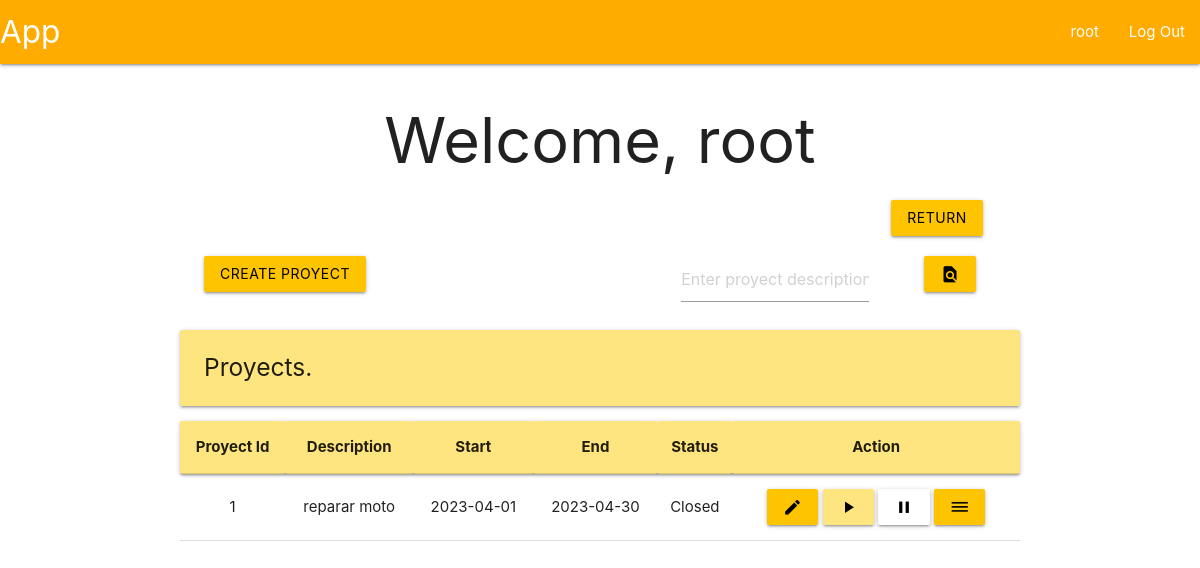
Screenshot of /root/proyects (signed in) with the database file from the repository.
### tables this page shows
CREATE TABLE user (
    id INTEGER PRIMARY KEY AUTOINCREMENT,
    username TEXT UNIQUE NOT NULL,
    firstname TEXT NOT NULL,
    secondname TEXT NOT NULL,
    password TEXT NOT NULL,
    roleId INTEGER,
    proyId INTEGER,
    auth INTEGER,

    FOREIGN KEY (roleId) REFERENCES roles(id),
    FOREIGN KEY (proyId) REFERENCES proyect(id)
);

CREATE TABLE proyect (
    id INTEGER PRIMARY KEY AUTOINCREMENT,
    description TEXT UNIQUE NOT NULL,
    start DATE NOT NULL,
    end DATE NOT NULL,
    statusId INTEGER,

    FOREIGN KEY (statusId) REFERENCES proyectStatus(id)
);

CREATE TABLE proyectStatus (
    id INTEGER PRIMARY KEY AUTOINCREMENT,
    name TEXT NOT NULL
);

### app/proyectView.py (the view, shortened to what this page needs)
@bp.route('/proyects', methods=('POST', 'GET'))
@modifyProyect_required
def proyectView():
    db = get_db()
    flag = False
    if not flag:
        proyects = db.execute(
            """SELECT
                p.id,
                p.description as description,
                p.start as start,
                p.end as end,
                s.name as status
               FROM proyect p
               INNER JOIN proyectStatus s ON p.statusId = s.id"""
        ).fetchall()
    return render_template('proyect/proyectView.html', proyects=proyects)

### app/auth.py (called while the page is built)
@bp.before_app_request
def load_logged_in_user():
    user_id = session.get('user_id')
    if user_id is None:
        g.user = None
    else:
        g.user = get_db().execute(
            "SELECT * FROM user WHERE id = ?",
            (user_id,)
        ).fetchone()

def modifyProyect_required(view):
    @functools.wraps(view)
    def wrapped_view(**kwargs):
        if g.user is None:
            return redirect(url_for('auth.login'))
        elif g.user['roleId'] != 1 and g.user['roleId'] != 3:
            return redirect(url_for('user.profile'))
        return view(**kwargs)
    return wrapped_view

### app/db.py (called while the page is built)
def get_db():
    if 'db' not in g:
        g.db = sqlite3.connect(
            current_app.config['DATABASE'],
            detect_types = sqlite3.PARSE_DECLTYPES
        )
        g.db.row_factory = sqlite3.Row
    return g.db

### app/templates/proyect/proyectView.html (shortened to what this page needs)
{% extends 'base.html' %}
{% block header %}
  <h1>{% block title %}Welcome, {{ g.user['username'] }}{% endblock %}</h1>
{% endblock %}
{% block content %}
{% if g.user['roleId'] == 1 %}
<div class="row">
    <form method="POST">
        <div class="col s1 offset-s10">
            <button class="btn amber accent-3 black-text" type="submit" value="return" name="return">Return</button>
        </div>
    </form>
</div>
{% endif %}
<div class="row">
  <form method="POST">
    <div class="col s3">
      <button class="btn amber accent-3 black-text" type="submit" value="create-proyect" name="create-proyect">Create proyect</button>
    </div>
  </form>
  <form method="POST">
    <div class="col s3 offset-s4">
      <input placeholder="Enter proyect description" name="find-proyect" id="proyect">
    </div>
    <div class="col s2">
      <button class="btn amber accent-3 black-text">
        <i class="material-icons">find_in_page</i>
      </button>
    </div>
  </form>
</div>
<div class="left-align">
    <h5 class="card-panel amber accent-1">Proyects.</h5>
</div>
<table class="centered">
    <thead class="card-panel amber accent-1">
      <tr>
        <th>Proyect Id</th>
        <th>Description</th>
        <th>Start</th>
        <th>End</th>
        <th>Status</th>
        <th>Action</th>
      </tr>
    </thead>
    <tbody>
      {% for proyect in proyects %}
        <tr>
          <td>{{ proyect['id'] }}</td>
          <td>{{ proyect['description']}}</td>
          <td>{{ proyect['start'] }}</td>
          <td>{{ proyect['end'] }}</td>
          <td>{{ proyect['status'] }}</td>
          <td>
            <form method="POST">
                <button class="btn amber accent-3 black-text" type="submit" name="modify-proyect" value="{{ proyect['id'] }}">
                  <i class="material-icons">edit</i>
                </button>
                <button class="btn amber accent-1 black-text" type="submit" name="enable-proyect" value="{{ proyect['id'] }}">
                  <i class="material-icons">play_arrow</i>
                </button>
                <button class="btn white black-text" type="submit" name="close-proyect" value="{{ proyect['id'] }}">
                  <i class="material-icons">pause</i>
                </button>
                <button class="btn amber accent-3 black-text" type="submit" name="detail" value="{{ proyect['id'] }}">
                  <i class="material-icons">dehaze</i>
                </button>
            </form>
          </td>
        </tr>
      {% endfor %}
    </tbody>
  </table>
{% endblock %}

### app/templates/base.html (shortened to what this page needs)
<!DOCTYPE html>
<link rel="stylesheet" href="{{ url_for('static', filename='materialize.css') }}">
<link rel="stylesheet" href="{{ url_for('static', filename='style.css') }}">
<nav>
    <div class="nav-wrapper amber accent-4">
      <a href="#" class="brand-logo">App</a>
      <ul class="right hide-n black-text text-black">
        {% if g.user %}
            <li><a href="{{ url_for('user.profile')}}">{{ g.user['username'] }}</span></a>
            <li><a href="{{ url_for('auth.logout') }}">Log Out</a>
        {% else %}
            <li><a href="{{ url_for('auth.register') }}">Register</a>
            <li><a href="{{ url_for('auth.login') }}">Log In</a>
        {% endif %}
      </ul>
    </div>
</nav>
<section class="content container center-align">
    <header>
        {% block header %}{% endblock %}
    </header>
    {% block content %}{% endblock %}
</section>

### rows the page displays
user: user.username "root"
proyect: id "1", description "reparar moto", start "2023-04-01", end "2023-04-30", status "Closed"
